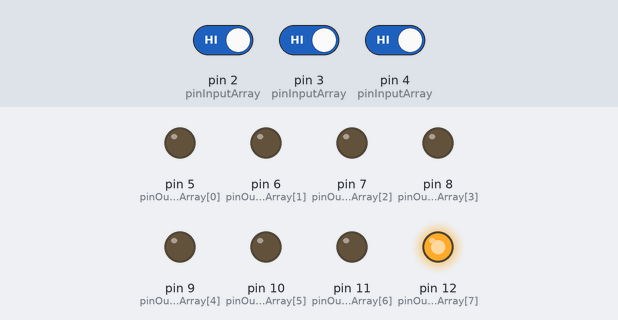
Bench run of a sketch on a simulated Arduino Uno, built with avr-gcc and run on an emulated ATmega328P. Shown: output pins drawn as LEDs (lit = HIGH). The inputs (shaded band) are chosen by the test bench; at power-on: pin 2 (pinInputArray) HIGH, pin 3 (pinInputArray) HIGH, pin 4 (pinInputArray) HIGH.

Above: at 1.2 s.
1.3 s: pin 2 (pinInputArray) driven LOW
At 1.7 s:
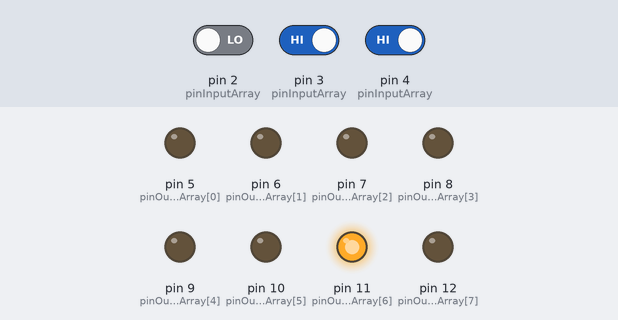
2.8 s: pin 3 (pinInputArray) driven LOW
At 4.0 s:
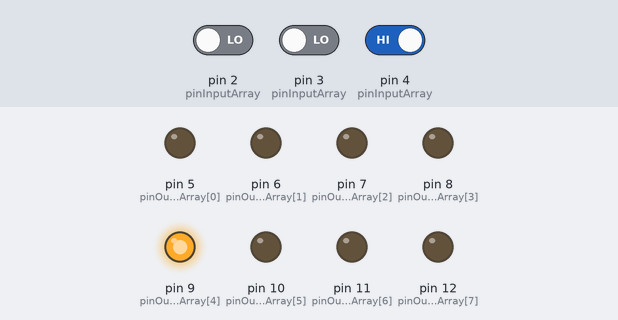
4.3 s: pin 4 (pinInputArray) driven LOW
At 5.2 s:
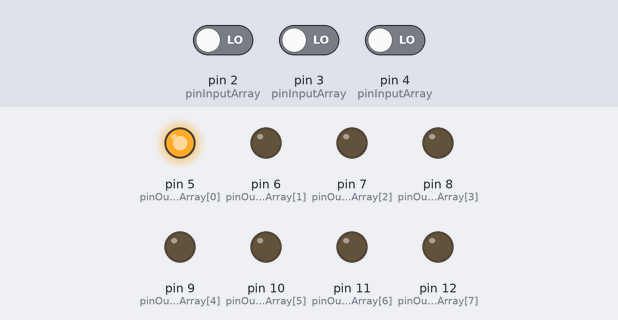
5.8 s: pin 2 (pinInputArray) driven HIGH
At 6.3 s:
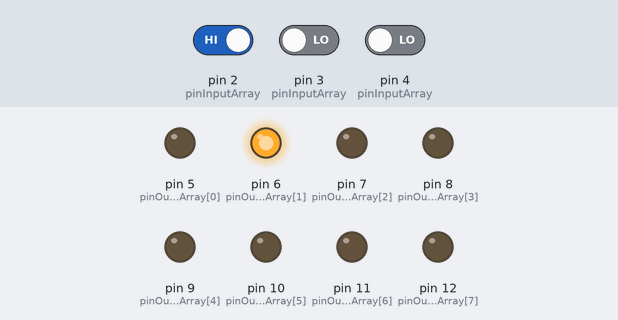
7.3 s: pin 3 (pinInputArray) driven HIGH
At 8.5 s:
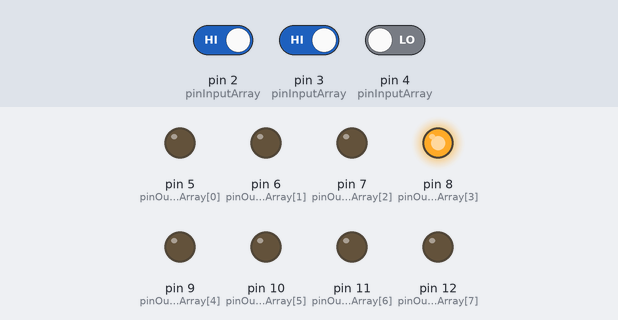
8.8 s: pin 2 (pinInputArray) driven LOW
At 9.8 s:
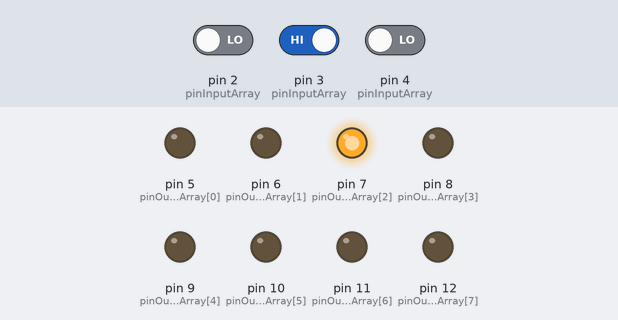
Timing chart, 0 to 11.3 s (numbered marks = the images above; inputs shaded):
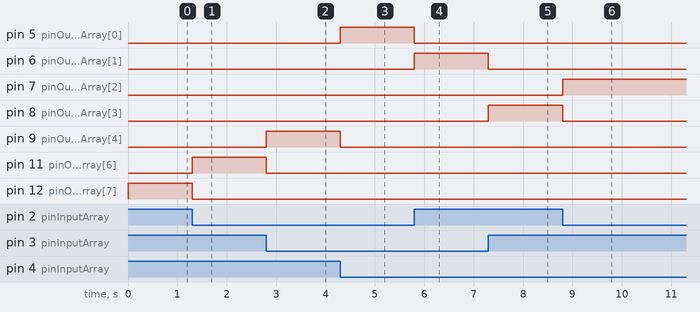

The sketch:

sketch_nov27c.ino
```cpp
int pinInputArray[] =  {2, 3, 4};
int pinOutputArray[] = {5, 6, 7, 8, 9, 10, 11, 12};

void setup() {
  // put your setup code here, to run once:
  Serial.begin(9600);
  for (int i = 0; i < 8; i++) {
    pinMode(pinOutputArray[i], OUTPUT);
  }
  for (int i = 0; i < 3; i++) {
    pinMode(i, INPUT);
  }
}

void loop() {
  if ((digitalRead(2) == LOW) && (digitalRead(3) == LOW) &&
      (digitalRead(4) == LOW)) {
    LEDOutputs(HIGH, LOW, LOW, LOW, LOW, LOW, LOW, LOW);
  }
  if ((digitalRead(2) == HIGH) && (digitalRead(3) == LOW) &&
      (digitalRead(4) == LOW)) {
    LEDOutputs(LOW, HIGH, LOW, LOW, LOW, LOW, LOW, LOW);
  }
  if ((digitalRead(2) == LOW) && (digitalRead(3) == HIGH) &&
      (digitalRead(4) == LOW)) {
    LEDOutputs(LOW , LOW, HIGH , LOW, LOW, LOW, LOW, LOW);
  }
  if ((digitalRead(2) == HIGH) && (digitalRead(3) == HIGH) &&
      (digitalRead(4) == LOW)) {
    LEDOutputs(LOW, LOW, LOW, HIGH, LOW, LOW, LOW, LOW);
  }
  if ((digitalRead(2) == LOW) && (digitalRead(3) == LOW) &&
         (digitalRead(4) == HIGH)) {
    LEDOutputs(LOW, LOW, LOW, LOW, HIGH, LOW, LOW, LOW);
  }

  if ((digitalRead(2) == HIGH) && (digitalRead(3) == LOW) &&
      (digitalRead(4) == HIGH)) {
    LEDOutputs(LOW, LOW, LOW, LOW, LOW, HIGH, LOW, LOW);

  }  if ((digitalRead(2) == LOW) && (digitalRead(3) == HIGH) &&
         (digitalRead(4) == HIGH)) {
    LEDOutputs(LOW, LOW, LOW, LOW, LOW, LOW, HIGH, LOW);
  }

  if ((digitalRead(2) == HIGH) && (digitalRead(3) == HIGH) &&
      (digitalRead(4) == HIGH)) {
    LEDOutputs(LOW, LOW, LOW, LOW, LOW, LOW, LOW, HIGH);
  }
}

void LEDOutputs(int led0, int led1, int led2, int led3, int led4, int led5, int led6, int led7 ) {
  digitalWrite(pinOutputArray[0], led0);
  digitalWrite(pinOutputArray[1], led1);
  digitalWrite(pinOutputArray[2], led2);
  digitalWrite(pinOutputArray[3], led3);
  digitalWrite(pinOutputArray[4], led4);
  digitalWrite(pinOutputArray[5], led5);
  digitalWrite(pinOutputArray[6], led6);
  digitalWrite(pinOutputArray[7], led7);
}
```

Measured:
- after the input at 1.3 s, pin 11 (pinOutputArray[6]): LOW → HIGH at once; pin 12 (pinOutputArray[7]): HIGH → LOW at once
- after the input at 2.8 s, pin 9 (pinOutputArray[4]): LOW → HIGH at once; pin 11 (pinOutputArray[6]): HIGH → LOW at once
- after the input at 4.3 s, pin 5 (pinOutputArray[0]): LOW → HIGH at once; pin 9 (pinOutputArray[4]): HIGH → LOW at once
- after the input at 5.8 s, pin 5 (pinOutputArray[0]): HIGH → LOW at once; pin 6 (pinOutputArray[1]): LOW → HIGH at once
- after the input at 7.3 s, pin 6 (pinOutputArray[1]): HIGH → LOW at once; pin 8 (pinOutputArray[3]): LOW → HIGH at once
- after the input at 8.8 s, pin 7 (pinOutputArray[2]): LOW → HIGH at once; pin 8 (pinOutputArray[3]): HIGH → LOW at once
